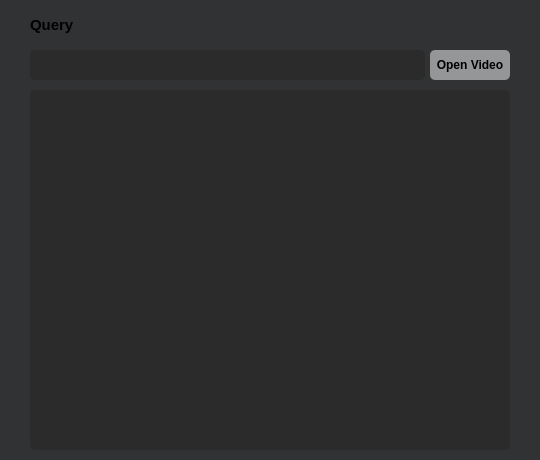
                     <widget class="QFrame" name="viewer">
                      <property name="maximumSize">
                       <size>
                        <width>16777215</width>
                        <height>16777215</height>
                       </size>
                      </property>
                      <property name="styleSheet">
                       <string notr="true">QFrame{
	background-color: rgb(49,50,51);
	border-radius: 5px
}
QPushButton { 
	background-color: rgb(149,150,151);
	border-radius: 5px;
}
QPushButton:hover{
	border: 2px solid rgb(64, 71, 88);
}
QPushButton:disabled{
	border: 2px solid rgb(80, 80, 80);
}
QLineEdit{
	background-color: rgb(43,43,43);
	border-radius: 5px;
}
QLineEdit:hover{
	border: 2px solid rgb(64, 71, 88);
}
</string>
                      </property>
                      <property name="frameShape">
                       <enum>QFrame::StyledPanel</enum>
                      </property>
                      <property name="frameShadow">
                       <enum>QFrame::Raised</enum>
                      </property>
                      <layout class="QVBoxLayout" name="verticalLayout_22">
                       <property name="spacing">
                        <number>10</number>
                       </property>
                       <property name="leftMargin">
                        <number>30</number>
                       </property>
                       <property name="topMargin">
                        <number>10</number>
                       </property>
                       <property name="rightMargin">
                        <number>30</number>
                       </property>
                       <property name="bottomMargin">
                        <number>10</number>
                       </property>
                       <item>
                        <widget class="QLabel" name="label">
                         <property name="minimumSize">
                          <size>
                           <width>0</width>
                           <height>30</height>
                          </size>
                         </property>
                         <property name="maximumSize">
                          <size>
                           <width>16777215</width>
                           <height>30</height>
                          </size>
                         </property>
                         <property name="font">
                          <font>
                           <family>Segoe UI</family>
                           <pointsize>11</pointsize>
                           <bold>true</bold>
                          </font>
                         </property>
                         <property name="text">
                          <string>Query</string>
                         </property>
                        </widget>
                       </item>
                       <item>
                        <widget class="QFrame" name="frame_12">
                         <property name="minimumSize">
                          <size>
                           <width>0</width>
                           <height>30</height>
                          </size>
                         </property>
                         <property name="maximumSize">
                          <size>
                           <width>16777215</width>
                           <height>30</height>
                          </size>
                         </property>
                         <property name="frameShape">
                          <enum>QFrame::StyledPanel</enum>
                         </property>
                         <property name="frameShadow">
                          <enum>QFrame::Raised</enum>
                         </property>
                         <layout class="QHBoxLayout" name="horizontalLayout_15">
                          <property name="spacing">
                           <number>5</number>
                          </property>
                          <property name="leftMargin">
                           <number>0</number>
                          </property>
                          <property name="topMargin">
                           <number>0</number>
                          </property>
                          <property name="rightMargin">
                           <number>0</number>
                          </property>
                          <property name="bottomMargin">
                           <number>0</number>
                          </property>
                          <item>
                           <widget class="QLineEdit" name="query_open_le">
                            <property name="minimumSize">
                             <size>
                              <width>0</width>
                              <height>30</height>
                             </size>
                            </property>
                            <property name="maximumSize">
                             <size>
                              <width>16777215</width>
                              <height>30</height>
                             </size>
                            </property>
                            <property name="font">
                             <font>
                              <family>Segoe UI</family>
                             </font>
                            </property>
                            <property name="text">
                             <string/>
                            </property>
                            <property name="readOnly">
                             <bool>true</bool>
                            </property>
                           </widget>
                          </item>
                          <item>
                           <widget class="QPushButton" name="query_open_btn">
                            <property name="minimumSize">
                             <size>
                              <width>80</width>
                              <height>30</height>
                             </size>
                            </property>
                            <property name="maximumSize">
                             <size>
                              <width>80</width>
                              <height>30</height>
                             </size>
                            </property>
                            <property name="font">
                             <font>
                              <family>Segoe UI</family>
                              <pointsize>9</pointsize>
                              <bold>true</bold>
                             </font>
                            </property>
                            <property name="text">
                             <string>Open Video</string>
                            </property>
                           </widget>
                          </item>
                         </layout>
                        </widget>
                       </item>
                       <item>
                        <widget class="QFrame" name="frame_30">
                         <property name="minimumSize">
                          <size>
                           <width>320</width>
                           <height>240</height>
                          </size>
                         </property>
                         <property name="maximumSize">
                          <size>
                           <width>16777215</width>
                           <height>360</height>
                          </size>
                         </property>
                         <property name="frameShape">
                          <enum>QFrame::StyledPanel</enum>
                         </property>
                         <property name="frameShadow">
                          <enum>QFrame::Raised</enum>
                         </property>
                         <layout class="QHBoxLayout" name="horizontalLayout_31">
                          <property name="spacing">
                           <number>5</number>
                          </property>
                          <property name="leftMargin">
                           <number>0</number>
                          </property>
                          <property name="topMargin">
                           <number>0</number>
                          </property>
                          <property name="rightMargin">
                           <number>0</number>
                          </property>
                          <property name="bottomMargin">
                           <number>0</number>
                          </property>
                          <item>
                           <widget class="QLabel" name="query_image">
                            <property name="minimumSize">
                             <size>
                              <width>480</width>
                              <height>360</height>
                             </size>
                            </property>
                            <property name="maximumSize">
                             <size>
                              <width>480</width>
                              <height>360</height>
                             </size>
                            </property>
                            <property name="styleSheet">
                             <string notr="true">QLabel{
	background-color: rgb(43,43,43);
	border-radius: 5px;
}

</string>
                            </property>
                            <property name="text">
                             <string/>
                            </property>
                            <property name="alignment">
                             <set>Qt::AlignCenter</set>
                            </property>
                           </widget>
                          </item>
                         </layout>
                        </widget>
                       </item>
                      </layout>
                     </widget>
